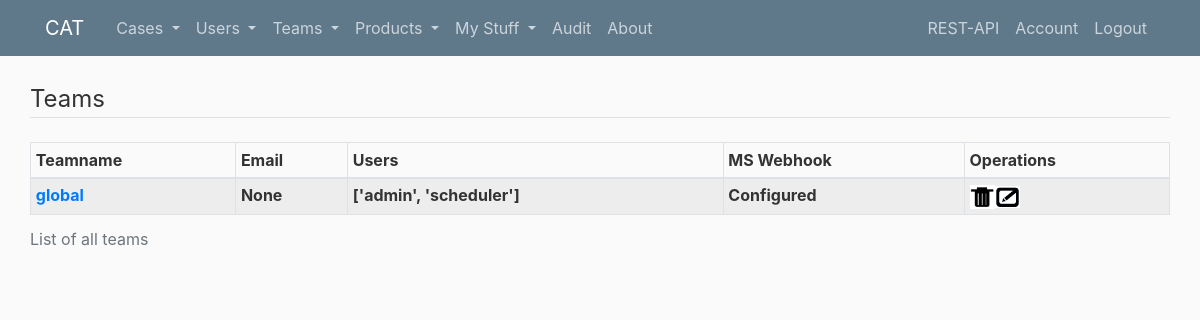
Page /teams (signed in) on the committed database.
### cat/models.py (models this page shows, shortened)
class Team(db.Model):
    teamname = db.Column(db.String(200), primary_key=True)
    users = db.relationship('User', backref='team', lazy=True)
    email = db.Column(db.String(200), nullable=True)
    mswebhook = db.Column(db.String(500), nullable=True)
    def schema(self):
        u = []
        for user in self.users:
            u.append(user.username)
        return {
            "teamname": self.teamname,
            "users": u,
            "email": self.email,
            "mswebhook": self.mswebhook
        }

### cat/teams/routes.py (the view)
@teams_b.route("/teams")
@login_required
def teams():
    teams, _ = teams_utils.teams()
    return render_template('teams.html', title="Teams", teams=teams)

### cat/models.py (called while the page is built)
@login_manager.user_loader
def load_user(user_id):
    return User.query.get(user_id)

### cat/utils/teams/utils.py (called while the page is built)
def teams():
    li_teams = []
    teams = Team.query.all()
    for team in teams:
        li_teams.append(team.schema())
    return li_teams, 200

### cat/templates/teams.html
{% extends "layout.html" %}
{% block content %}
<legend class="border-bottom mb-4">Teams</legend>
<table class="table table-hover table-sm table-striped table-bordered border-primary align-top">
  <caption>List of all teams</caption>
    <thead>
      <tr>
        <th scope="col">Teamname</th>
        <th scope="col">Email</th>
        <th scope="col">Users</th>
        <th scope="col">MS Webhook</th>
        <th scope="col">Operations</th>
      </tr>
    </thead>
    <tbody>
      {% for team in teams %}
      <tr>
            {% if (current_user.admin and current_user.teamname == team.teamname) or current_user.username == "admin" %}
              <th scope="col"><a href="{{ url_for('teams_b.edit_team', teamname=team.teamname) }}">{{ team.teamname }}</a></th>
            {% else %}
              <th scope="col">{{ team.teamname }}</th>
            {% endif %}
            <th scope="col">{{ team.email }}</th>
            <th scope="col">{{ team.users }}</th>
            {% if team.mswebhook != "" %}
              <th scope="col">Configured</th>
            {% else %}
              <th scope="col">None</th>
            {% endif %}
            {% if (current_user.admin and current_user.teamname == team.teamname) or current_user.username == "admin"  %}
              <th scope="col"><a href="{{ url_for('teams_b.delete_team', teamname=team.teamname) }}" onclick="return confirm('Delete team {{ team.teamname }}?')"><img class="icons-img" src="{{ url_for('static', filename='icons/trash.png') }}"></a><a href="{{ url_for('teams_b.edit_team', teamname=team.teamname) }}"><img class="icons-img" src="{{ url_for('static', filename='icons/edit.png') }}"></a></th>
            {% endif %}
      </tr>
      {% endfor %}
    </tbody>
  </table>
{% endblock %}

### cat/static/main.css (style rules this page uses)
body { background: #fafafa; color: #333333; margin-top: 5rem; }
.icons-img { width: 25px; height: auto; }

### rows in the picture
Team: teamname "global", email "None", users "['admin', 'scheduler']"
